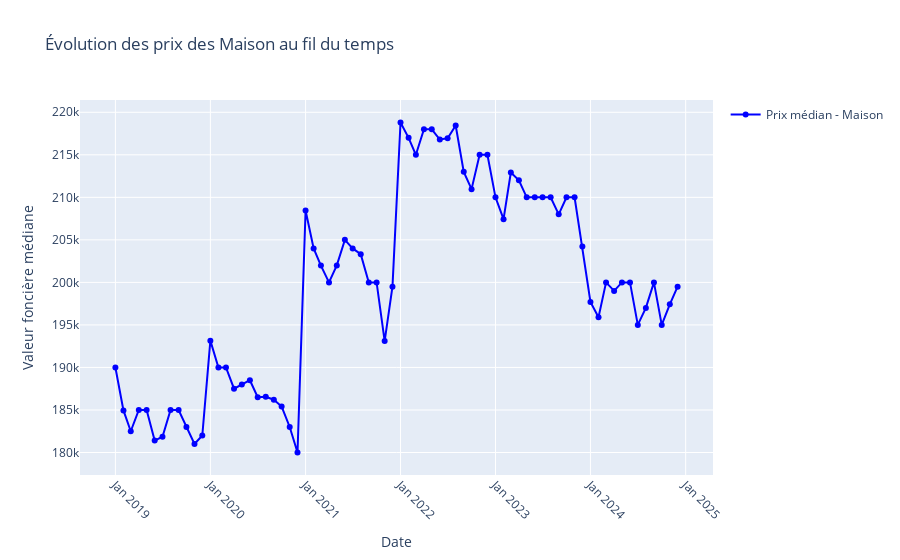

This figure's notebook cell:
### Code cell
import plotly.graph_objects as go
def interactive_plot_local(type_bien="Maison"):
    # Filtrer les données en fonction du type de bien sélectionné
    filtered_df = df_clean[df_clean['Type local'] == type_bien]
    
    # Calculer la médiane des valeurs foncières par mois
    monthly_prices = filtered_df.groupby(['annee', 'Mois'])['Valeur fonciere'].median().reset_index()
    
    # Créer le graphique interactif
    fig = go.Figure()

    fig.add_trace(go.Scatter(
        x=pd.to_datetime(monthly_prices[['annee', 'Mois']].assign(day=1).astype(str).agg('-'.join, axis=1)),
        y=monthly_prices['Valeur fonciere'],
        mode='lines+markers',
        name=f"Prix médian - {type_bien}",
        line=dict(color='blue'),
        marker=dict(color='blue')
    ))

    fig.update_layout(
        title=f"Évolution des prix des {type_bien} au fil du temps",
        xaxis_title="Date",
        yaxis_title="Valeur foncière médiane",
        xaxis=dict(
            tickformat="%b %Y",  # Format de date : Mois Année (ex. Jan 2023)
            tickangle=45,
        ),
        showlegend=True
    )
    return fig
    

# Créer un sélecteur interactif pour choisir le type de bien
interact(interactive_plot_local, type_bien=widgets.Dropdown(
    options=df_clean['Type local'].unique(),  # Liste des types de biens dans tes données
    value='Maison',
    description='Type de bien:',
))

fig.show(interactive_plot_local)

### Figure 1 — Plotly figure (JSON) as saved in the notebook; plotly's stock layout.template omitted (floating-point values rounded to 4 significant figures)
{"data": [{"line": {"color": "blue"}, "marker": {"color": "blue"}, "mode": "lines+markers", "name": "Prix médian - Maison", "type": "scatter", "x": ["2019-01-01T00:00:00", "2019-02-01T00:00:00", "2019-03-01T00:00:00", "2019-04-01T00:00:00", "2019-05-01T00:00:00", "2019-06-01T00:00:00", "2019-07-01T00:00:00", "2019-08-01T00:00:00", "2019-09-01T00:00:00", "2019-10-01T00:00:00", "2019-11-01T00:00:00", "2019-12-01T00:00:00", "2020-01-01T00:00:00", "2020-02-01T00:00:00", "2020-03-01T00:00:00", "2020-04-01T00:00:00", "2020-05-01T00:00:00", "2020-06-01T00:00:00", "2020-07-01T00:00:00", "2020-08-01T00:00:00", "2020-09-01T00:00:00", "2020-10-01T00:00:00", "2020-11-01T00:00:00", "2020-12-01T00:00:00", "2021-01-01T00:00:00", "2021-02-01T00:00:00", "2021-03-01T00:00:00", "2021-04-01T00:00:00", "2021-05-01T00:00:00", "2021-06-01T00:00:00", "2021-07-01T00:00:00", "2021-08-01T00:00:00", "2021-09-01T00:00:00", "2021-10-01T00:00:00", "2021-11-01T00:00:00", "2021-12-01T00:00:00", "2022-01-01T00:00:00", "2022-02-01T00:00:00", "2022-03-01T00:00:00", "2022-04-01T00:00:00", "2022-05-01T00:00:00", "2022-06-01T00:00:00", "2022-07-01T00:00:00", "2022-08-01T00:00:00", "2022-09-01T00:00:00", "2022-10-01T00:00:00", "2022-11-01T00:00:00", "2022-12-01T00:00:00", "2023-01-01T00:00:00", "2023-02-01T00:00:00", "2023-03-01T00:00:00", "2023-04-01T00:00:00", "2023-05-01T00:00:00", "2023-06-01T00:00:00", "2023-07-01T00:00:00", "2023-08-01T00:00:00", "2023-09-01T00:00:00", "2023-10-01T00:00:00", "2023-11-01T00:00:00", "2023-12-01T00:00:00", "2024-01-01T00:00:00", "2024-02-01T00:00:00", "2024-03-01T00:00:00", "2024-04-01T00:00:00", "2024-05-01T00:00:00", "2024-06-01T00:00:00", "2024-07-01T00:00:00", "2024-08-01T00:00:00", "2024-09-01T00:00:00", "2024-10-01T00:00:00", "2024-11-01T00:00:00", "2024-12-01T00:00:00"], "y": [190000, 184950, 182500, 185000, 185000, 181400, 181850, 185000, 185000, 183000, 181000, 182000, 193150, 190000, 190000, 187500, 188000, 188500, 186500, 186550, 186205, 185400, 183000, 180000, 208450, 204000, 201979, 200000, 202000, 205000, 204000, 203300.0, 200000, 200000, 193100, 199500, 218800, 217000, 215000, 218000, 218000, 216800, 216950, 218450, 213000, 211000.0, 215000, 215000, 210000, 207436, 212920, 212000, 210000, 210000, 210000, 210000, 208000, 210000, 210000, 204225, 197700.0, 195900, 200000, 199000, 200000, 200000, 195000, 197000, 200000, 195000, 197420, 199500]}], "layout": {"showlegend": true, "title": {"text": "Évolution des prix des Maison au fil du temps"}, "xaxis": {"tickangle": 45, "tickformat": "%b %Y", "title": {"text": "Date"}}, "yaxis": {"title": {"text": "Valeur foncière médiane"}}}}
